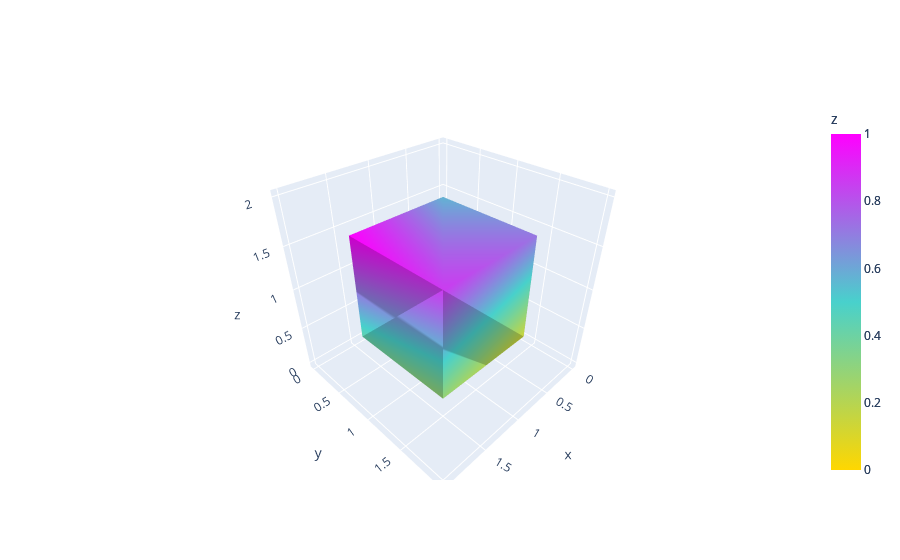

Write notebook code for a chart like this one.
### Code cell
import plotly.graph_objects as go


fig = go.Figure(data=[
    go.Mesh3d(
        # 8 vertices of a cube
        x=[0, 0, 1, 1, 0, 0, 1, 1],
        y=[0, 1, 1, 0, 0, 1, 1, 0],
        z=[0, 0, 0, 0, 1, 1, 1, 1],
        colorbar_title='z',
        colorscale=[[0, 'gold'],
                    [0.5, 'mediumturquoise'], 
                    [1, 'magenta']],
        # Intensity of each vertex, which will be interpolated and color-coded
        intensity = np.linspace(0, 1, 8, endpoint=True),
        # i, j and k give the vertices of triangles
        i = [7, 0, 0, 0, 4, 4, 6, 6, 4, 0, 3, 2],
        j = [3, 4, 1, 2, 5, 6, 5, 2, 0, 1, 6, 3],
        k = [0, 7, 2, 3, 6, 7, 1, 1, 5, 5, 7, 6],
        name='y',
        showscale=True
    ),
    go.Mesh3d(
        # 8 vertices of a cube
        x=[1, 1, 2, 2, 1, 1, 2, 2],
        y=[1, 2, 2, 1, 1, 2, 2, 1],
        z=[1, 1, 1, 1, 2, 2, 2, 2],
        colorbar_title='z',
        colorscale=[[0, 'gold'],
                    [0.5, 'mediumturquoise'], 
                    [1, 'magenta']],
        # Intensity of each vertex, which will be interpolated and color-coded
        intensity = np.linspace(0, 1, 8, endpoint=True),
        # i, j and k give the vertices of triangles
        i = [7, 0, 0, 0, 4, 4, 6, 6, 4, 0, 3, 2],
        j = [3, 4, 1, 2, 5, 6, 5, 2, 0, 1, 6, 3],
        k = [0, 7, 2, 3, 6, 7, 1, 1, 5, 5, 7, 6],
        name='y',
        showscale=True
    )
])

fig.show()

### Figure 1 — Plotly figure (JSON) as saved in the notebook; plotly's stock layout.template omitted (floating-point values rounded to 4 significant figures; data arrays with more than 128 entries replaced by an {"elided": "..."} marker saying what was removed)
{"data": [{"colorbar": {"title": {"text": "z"}}, "colorscale": [[0, "gold"], [0.5, "mediumturquoise"], [1, "magenta"]], "i": [7, 0, 0, 0, 4, 4, 6, 6, 4, 0, 3, 2], "intensity": [0, 0.1429, 0.2857, 0.4286, 0.5714, 0.7143, 0.8571, 1], "j": [3, 4, 1, 2, 5, 6, 5, 2, 0, 1, 6, 3], "k": [0, 7, 2, 3, 6, 7, 1, 1, 5, 5, 7, 6], "name": "y", "showscale": true, "type": "mesh3d", "x": [0, 0, 1, 1, 0, 0, 1, 1], "y": [0, 1, 1, 0, 0, 1, 1, 0], "z": [0, 0, 0, 0, 1, 1, 1, 1]}, {"colorbar": {"title": {"text": "z"}}, "colorscale": [[0, "gold"], [0.5, "mediumturquoise"], [1, "magenta"]], "i": [7, 0, 0, 0, 4, 4, 6, 6, 4, 0, 3, 2], "intensity": [0, 0.1429, 0.2857, 0.4286, 0.5714, 0.7143, 0.8571, 1], "j": [3, 4, 1, 2, 5, 6, 5, 2, 0, 1, 6, 3], "k": [0, 7, 2, 3, 6, 7, 1, 1, 5, 5, 7, 6], "name": "y", "showscale": true, "type": "mesh3d", "x": [1, 1, 2, 2, 1, 1, 2, 2], "y": [1, 2, 2, 1, 1, 2, 2, 1], "z": [1, 1, 1, 1, 2, 2, 2, 2]}, {"line": {"color": "darkblue", "width": 2}, "marker": {"color": {"elided": "419 float values"}, "colorscale": [[0, "#440154"], [0.1111, "#482878"], [0.2222, "#3e4989"], [0.3333, "#31688e"], [0.4444, "#26828e"], [0.5556, "#1f9e89"], [0.6667, "#35b779"], [0.7778, "#6ece58"], [0.8889, "#b5de2b"], [1, "#fde725"]], "size": 4}, "type": "scatter3d", "x": {"elided": "419 str values"}, "y": {"elided": "419 float values"}, "z": {"elided": "419 float values"}}], "layout": {}}
